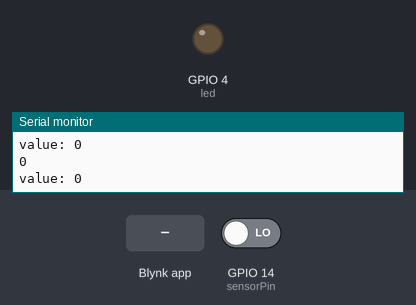
The sketch below on a simulated ESP8266 (NodeMCU). On the bench: output pins drawn as LEDs (lit = HIGH), the last lines printed to the serial monitor. Inputs (shaded band) come from the test bench; at power-on: GPIO 14 (sensorPin) LOW. WiFi joins after 1.5 s; servers stay silent unless stated; network time is answered at once with the bench clock; the local clock reads 2024-03-15 10:24:30 at power-on unless the sketch sets it.

Above: at 3.0 s.
3.1 s: Blynk app writes 1 to V0
At 3.7 s:
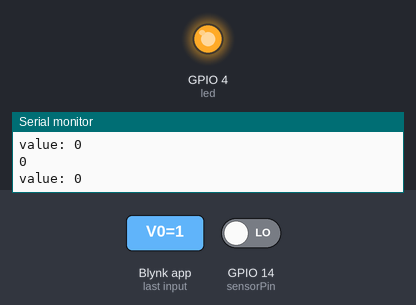
4.7 s: GPIO 14 (sensorPin) driven HIGH
At 7.8 s:
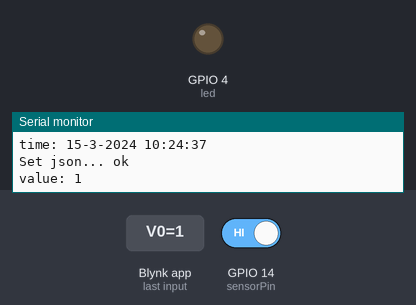
Timing chart, 0 to 13.3 s (numbered marks = the images above; inputs shaded):
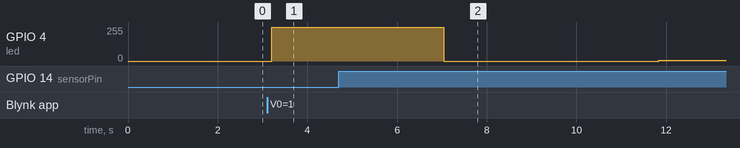

Measured:
- after the input at 3.1 s, GPIO 4 (led): 0/255 → 255/255 after 0.11 s
- after the input at 4.7 s, GPIO 4 (led): 255/255 → 0/255 after 2.3 s, → 5/255 4.8 s later

The sketch:

firebase.ino
```cpp
#define BLYNK_TEMPLATE_ID           "TMPL6MkeXmUJN"
#define BLYNK_TEMPLATE_NAME         "Quickstart Template"
#define BLYNK_AUTH_TOKEN            "W5K3X-dNxlAg4LcJN0K1IAwYxjb5Np3L"

#include <ESP8266WiFi.h>
#include <BlynkSimpleEsp8266.h>
#include <Firebase_ESP_Client.h>
#include <NTPClient.h>
#include <WiFiUdp.h>
#include "addons/TokenHelper.h" // Provide the token generation process info.
#include "addons/RTDBHelper.h" // Provide the RTDB payload printing info and other helper functions.

//Blynk
#define BLYNK_PRINT Serial
// Insert your network credentials
// #define WIFI_SSID "108 Hoang Du Khuong"
// #define WIFI_PASSWORD "108hoangdukhuong"
#define WIFI_SSID "Greenwich-Student"
#define WIFI_PASSWORD "12345678"
//RTDB
#define API_KEY "AIzaSyApX3hmogUaf6ClctJfCLLMi6q3FJ8o3js" // Insert Firebase project API Key
#define DATABASE_URL "https://iottest-90560-default-rtdb.asia-southeast1.firebasedatabase.app" // Insert RTDB URLefine the RTDB URL
// Insert Authorized Email and Corresponding Password
#define USER_EMAIL "longna2910@gmail.com"
#define USER_PASSWORD "nguyenhamy0831"

// Define Firebase objects
FirebaseData fbdo;
FirebaseAuth auth;
FirebaseConfig config;

// Variable to save USER UID
String uid;
// Database main path (to be updated in setup with the user UID)
String databasePath;
// Database child nodes
String statusPath = "/status";
String timePath = "/timestamp";
// Parent Node (to be updated in every loop)
String parentPath;
FirebaseJson json;
// Define NTP Client to get time
WiFiUDP ntpUDP;
NTPClient timeClient(ntpUDP, "pool.ntp.org");
// Variable to save current epoch time
String timestamp;

// Timer variables (send new readings every three minutes)
unsigned long sendDataPrevMillis = 0;
unsigned long timerDelay = 180000;

BLYNK_CONNECTED()
{
  // Change Web Link Button message to "Congratulations!"
  Blynk.setProperty(V3, "offImageUrl", "https://static-image.nyc3.cdn.digitaloceanspaces.com/general/fte/congratulations.png");
  Blynk.setProperty(V3, "onImageUrl",  "https://static-image.nyc3.cdn.digitaloceanspaces.com/general/fte/congratulations_pressed.png");
  Blynk.setProperty(V3, "url", "https://docs.blynk.io/en/getting-started/what-do-i-need-to-blynk/how-quickstart-device-was-made");
}

// Initialize WiFi
void initWiFi() {
  WiFi.begin(WIFI_SSID, WIFI_PASSWORD);
  Serial.print("Connecting to WiFi ..");
  while (WiFi.status() != WL_CONNECTED) {
    Serial.print('.');
    delay(1000);
  }
  Serial.println(WiFi.localIP());
  Serial.println();
}

// Function that gets current epoch time
String getDateTime() {
  timeClient.update();
 	time_t epochTime = timeClient.getEpochTime();
 	struct tm *ptm = gmtime ((time_t *)&epochTime);
 	int monthDay = ptm->tm_mday;
 	int currentMonth = ptm->tm_mon+1;
 	int currentYear = ptm->tm_year+1900;
 	String formattedTime = timeClient.getFormattedTime();
 	return String(monthDay) + "-" + String(currentMonth) + "-" +
  String(currentYear) + " " + formattedTime;
}

//define led, sensor and other,...
int led = 4;
int brightness = 0;  // how bright the LED is
int fadeAmount = 5;  // how many points to fade the LED by
int sensorPin = 14;
int val = 0;
int status_1, status_2, count;
unsigned long timer;

void setup(){
  Serial.begin(115200);
  //Setup Sensor
  pinMode(sensorPin,INPUT);
  count = 0;
  //Setup LED
  pinMode(led,OUTPUT);
  //Blynk setup
  Blynk.begin(BLYNK_AUTH_TOKEN, WIFI_SSID, WIFI_PASSWORD);
  timeClient.begin();
  // Assign the api key (required)
  config.api_key = API_KEY;
  // Assign the user sign in credentials
  auth.user.email = USER_EMAIL;
  auth.user.password = USER_PASSWORD;
  // Assign the RTDB URL (required)
  config.database_url = DATABASE_URL;
  //Firebase connect
  Firebase.reconnectWiFi(true);
  fbdo.setResponseSize(4096);
  // Assign the callback function for the long running token generation task */
  config.token_status_callback = tokenStatusCallback; //see addons/TokenHelper.h
  // Assign the maximum retry of token generation
  config.max_token_generation_retry = 5;
  // Initialize the library with the Firebase authen and config
  Firebase.begin(&config, &auth);
  // Getting the user UID might take a few seconds
  Serial.println("Getting User UID");
  while ((auth.token.uid) == "") {
    Serial.print('.');
    delay(1000);
  }
  // Print user UID
  uid = auth.token.uid.c_str();
  Serial.print("User UID: ");
  Serial.println(uid);
  // Update database path
  databasePath = "/UsersData/" + uid + "/readings";
}
//Blynk config
BlynkTimer timer_1;
BLYNK_WRITE(V0) {
  int pinValue = param.asInt();
  if(pinValue == 1)
  {
    Blynk.virtualWrite(V5, "LED ON");
    analogWrite(led, 255);
    delay(30);
    Serial.println("Button switched to 1");
  }
  else
  {
    ledOFF();
    Serial.println("Button switched to 0");
  }
}

void ledON() {
  Blynk.virtualWrite(V4, "LED ON");
  analogWrite(led, brightness);
  // change the brightness for next time through the loop:
  brightness = brightness + fadeAmount;
  // reverse the direction of the fading at the ends of the fade:
  if (brightness <= 0 || brightness >= 255)
  {fadeAmount = -fadeAmount;}
  // wait for 30 milliseconds to see the dimming effect
  delay(30);
  }

void ledOFF() {
  Blynk.virtualWrite(V4, "LED OFF");
  Blynk.virtualWrite(V5, "LED OFF");
  analogWrite(led,LOW );
  delay(30);
}

void soundSensor() {
  val = digitalRead(sensorPin);
  Serial.print("value: ");
  Serial.println(val);
  delay(200);
  if(val == 1)
    {
     count++; delay(2000);
    }
  Serial.println(count);
  if(count == 1)
    {
      ledON();
    }
  else if (count >= 2)
    {
      ledOFF();
      count = 0;
    }
}

void sendFirebase()
{
  String mess;
  soundSensor();
  if (Firebase.ready() && val == 1)
  {
    timestamp = getDateTime();
    if (count == 1)
    {mess = "Led status: ON";}
    else
    {mess = "Led status: OFF";}
    Serial.print ("time: ");
    Serial.println (timestamp);
    parentPath= databasePath + "/" + String(timestamp);
    json.set(statusPath.c_str(), mess);
    json.set(timePath, String(timestamp));
    Serial.printf("Set json... %s\n", Firebase.RTDB.setJSON(&fbdo, parentPath.c_str(), &json) ? "ok" : fbdo.errorReason().c_str());
  }
}

void loop(){
  Blynk.run();
  timer_1.run();
  sendFirebase();
}
```
